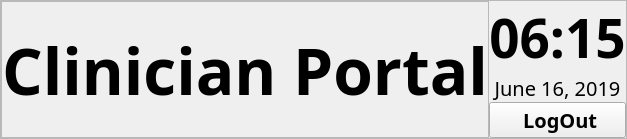
         <widget class="QFrame" name="frame_5">
          <property name="sizePolicy">
           <sizepolicy hsizetype="Preferred" vsizetype="Fixed">
            <horstretch>0</horstretch>
            <verstretch>0</verstretch>
           </sizepolicy>
          </property>
          <property name="frameShape">
           <enum>QFrame::StyledPanel</enum>
          </property>
          <property name="frameShadow">
           <enum>QFrame::Sunken</enum>
          </property>
          <layout class="QHBoxLayout" name="horizontalLayout_4">
           <property name="spacing">
            <number>0</number>
           </property>
           <property name="leftMargin">
            <number>0</number>
           </property>
           <property name="topMargin">
            <number>0</number>
           </property>
           <property name="rightMargin">
            <number>0</number>
           </property>
           <property name="bottomMargin">
            <number>0</number>
           </property>
           <item>
            <widget class="QLabel" name="label">
             <property name="sizePolicy">
              <sizepolicy hsizetype="Expanding" vsizetype="Expanding">
               <horstretch>0</horstretch>
               <verstretch>0</verstretch>
              </sizepolicy>
             </property>
             <property name="font">
              <font>
               <family>Bahnschrift SemiBold</family>
               <pointsize>48</pointsize>
               <weight>75</weight>
               <bold>true</bold>
              </font>
             </property>
             <property name="frameShape">
              <enum>QFrame::StyledPanel</enum>
             </property>
             <property name="frameShadow">
              <enum>QFrame::Sunken</enum>
             </property>
             <property name="text">
              <string>Clinician Portal</string>
             </property>
             <property name="alignment">
              <set>Qt::AlignCenter</set>
             </property>
            </widget>
           </item>
           <item>
            <layout class="QVBoxLayout" name="verticalLayout_4">
             <item>
              <widget class="QLabel" name="Time_Time_clinician">
               <property name="sizePolicy">
                <sizepolicy hsizetype="Minimum" vsizetype="Preferred">
                 <horstretch>0</horstretch>
                 <verstretch>0</verstretch>
                </sizepolicy>
               </property>
               <property name="font">
                <font>
                 <family>Bahnschrift</family>
                 <pointsize>40</pointsize>
                 <weight>75</weight>
                 <bold>true</bold>
                </font>
               </property>
               <property name="text">
                <string>06:15</string>
               </property>
               <property name="alignment">
                <set>Qt::AlignCenter</set>
               </property>
              </widget>
             </item>
             <item>
              <widget class="QLabel" name="Time_Date_clinician">
               <property name="sizePolicy">
                <sizepolicy hsizetype="Minimum" vsizetype="Preferred">
                 <horstretch>0</horstretch>
                 <verstretch>0</verstretch>
                </sizepolicy>
               </property>
               <property name="font">
                <font>
                 <family>Bahnschrift</family>
                 <pointsize>15</pointsize>
                 <weight>50</weight>
                 <bold>false</bold>
                </font>
               </property>
               <property name="text">
                <string>June 16, 2019</string>
               </property>
               <property name="alignment">
                <set>Qt::AlignCenter</set>
               </property>
              </widget>
             </item>
             <item>
              <widget class="QPushButton" name="ClinicianLogout">
               <property name="sizePolicy">
                <sizepolicy hsizetype="Minimum" vsizetype="Minimum">
                 <horstretch>0</horstretch>
                 <verstretch>0</verstretch>
                </sizepolicy>
               </property>
               <property name="font">
                <font>
                 <family>Bahnschrift SemiBold</family>
                 <pointsize>15</pointsize>
                 <weight>75</weight>
                 <italic>false</italic>
                 <bold>true</bold>
                </font>
               </property>
               <property name="text">
                <string> LogOut</string>
               </property>
              </widget>
             </item>
            </layout>
           </item>
          </layout>
         </widget>
